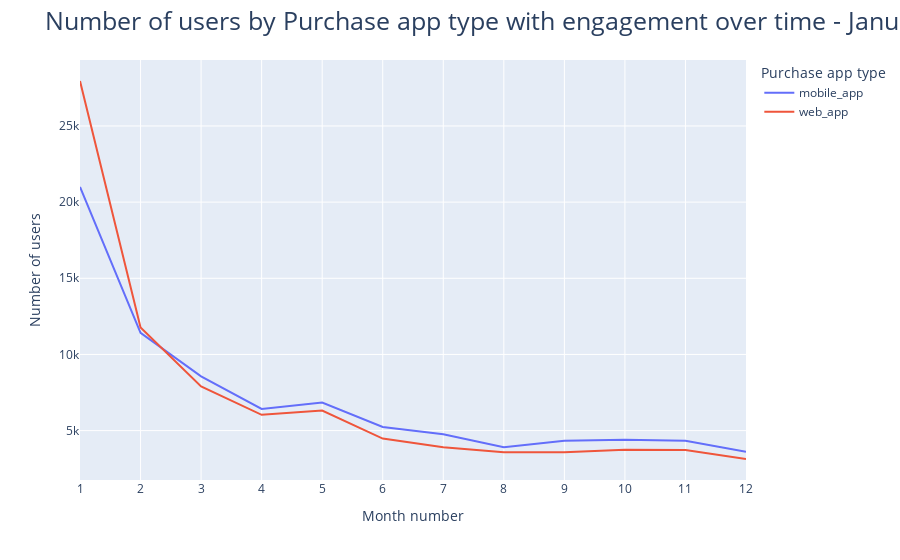

Source (notebook cell):
### Markdown cell above
## Retention based on purchase app type

### Code cell
fig = px.line(df_app_type, x='mth', y='Number_of_users', color='purchase_app_type')
fig.update_layout(title = "Number of users by Purchase app type with engagement over time - January Cohort", title_font_size=25, legend_title_text = "Purchase app type")
fig.update_xaxes(title_text='Month number', dtick = 1)
fig.update_yaxes(title_text='Number of users')
fig.show()

### Figure 1 — Plotly figure (JSON) as saved in the notebook; plotly's stock layout.template omitted (floating-point values rounded to 4 significant figures)
{"data": [{"hovertemplate": "purchase_app_type=mobile_app<br>mth=%{x}<br>Number_of_users=%{y}<extra></extra>", "legendgroup": "mobile_app", "line": {"color": "#636efa", "dash": "solid"}, "marker": {"symbol": "circle"}, "mode": "lines", "name": "mobile_app", "orientation": "v", "showlegend": true, "type": "scatter", "x": [1, 2, 3, 4, 5, 6, 7, 8, 9, 10, 11, 12], "xaxis": "x", "y": [21000, 11420, 8563, 6424, 6838, 5236, 4755, 3902, 4330, 4398, 4332, 3609], "yaxis": "y"}, {"hovertemplate": "purchase_app_type=web_app<br>mth=%{x}<br>Number_of_users=%{y}<extra></extra>", "legendgroup": "web_app", "line": {"color": "#EF553B", "dash": "solid"}, "marker": {"symbol": "circle"}, "mode": "lines", "name": "web_app", "orientation": "v", "showlegend": true, "type": "scatter", "x": [1, 2, 3, 4, 5, 6, 7, 8, 9, 10, 11, 12], "xaxis": "x", "y": [27951, 11778, 7897, 6037, 6313, 4477, 3908, 3585, 3574, 3744, 3725, 3137], "yaxis": "y"}], "layout": {"legend": {"title": {"text": "Purchase app type"}, "tracegroupgap": 0}, "margin": {"t": 60}, "title": {"font": {"size": 25}, "text": "Number of users by Purchase app type with engagement over time - January Cohort"}, "xaxis": {"anchor": "y", "domain": [0, 1], "dtick": 1, "title": {"text": "Month number"}}, "yaxis": {"anchor": "x", "domain": [0, 1], "title": {"text": "Number of users"}}}}
